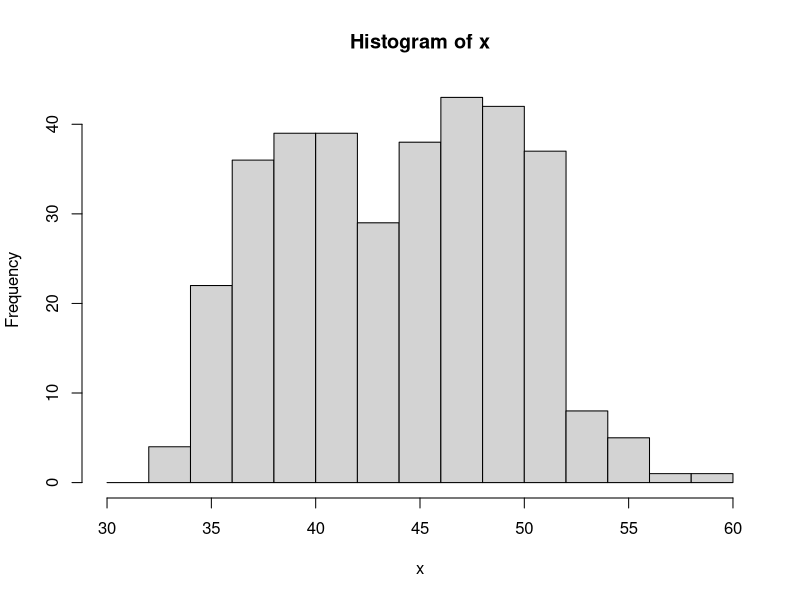
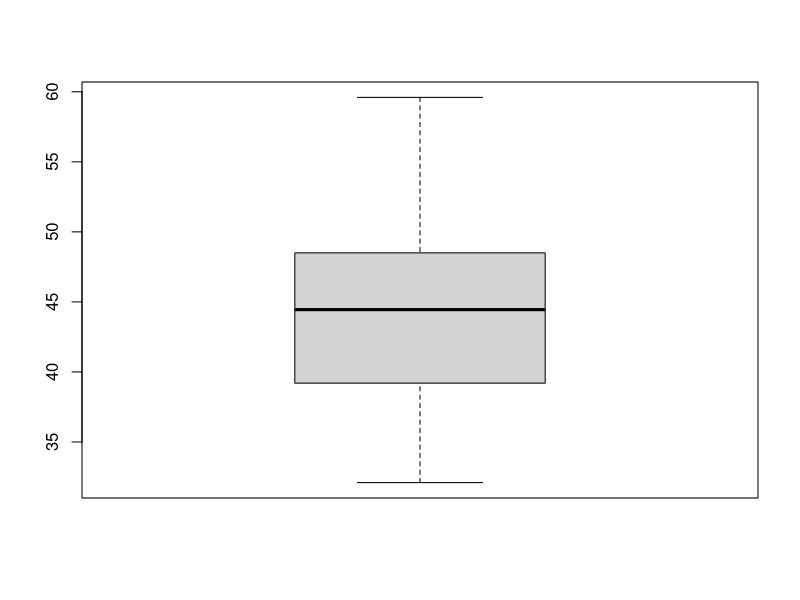
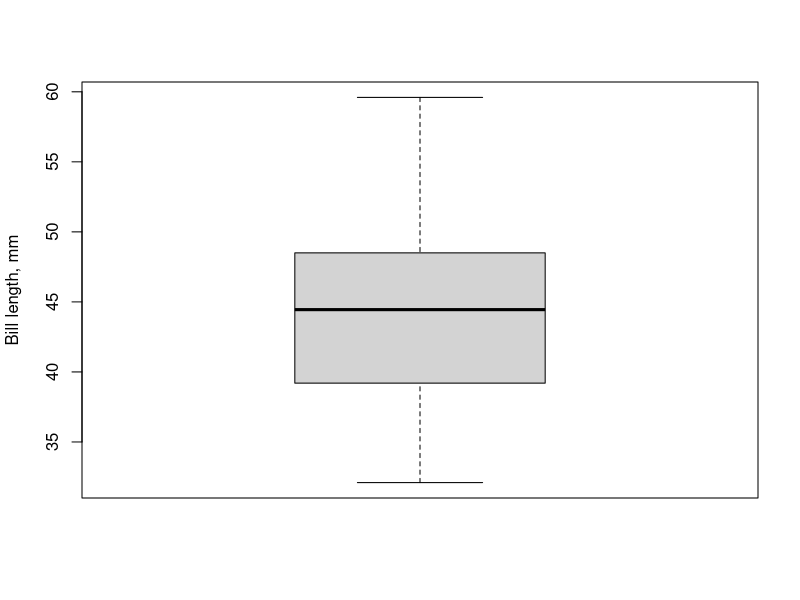
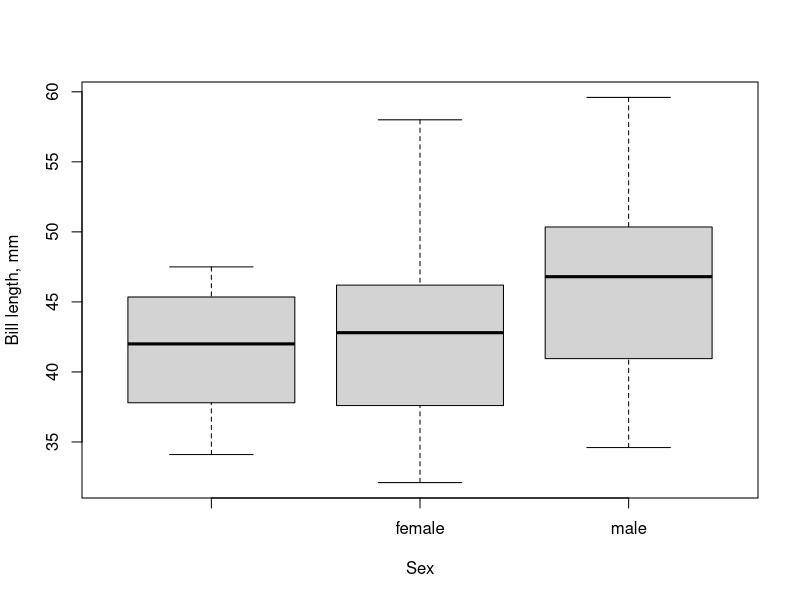

R code for these plots, in order:
data <- read.csv("course-project/updates/penguins.csv")
x <- data$bill_len
g <- data$sex

png("course-project/outputs/penguins-hist.png")
hist(x, breaks = seq(30, 60, 2))
dev.off()

png("course-project/outputs/penguins-boxplot.png")
boxplot(x)
dev.off()

png("course-project/outputs/penguins-boxplot-labelled.png")
boxplot(x, ylab = "Bill length, mm")
dev.off()

png("course-project/outputs/penguins-boxplot-by-sex.png")
boxplot(x ~ g, xlab = "Sex", ylab = "Bill length, mm")
dev.off()
